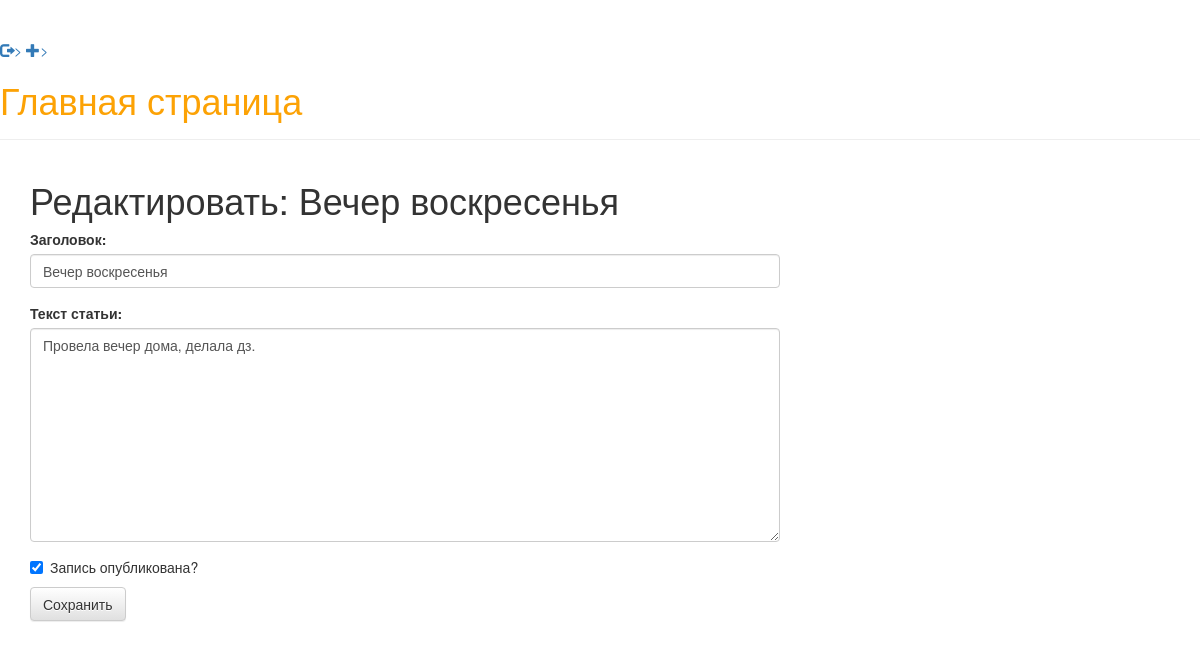
/posts/2/edit/ (signed in), run on an earlier commit of the app's database.
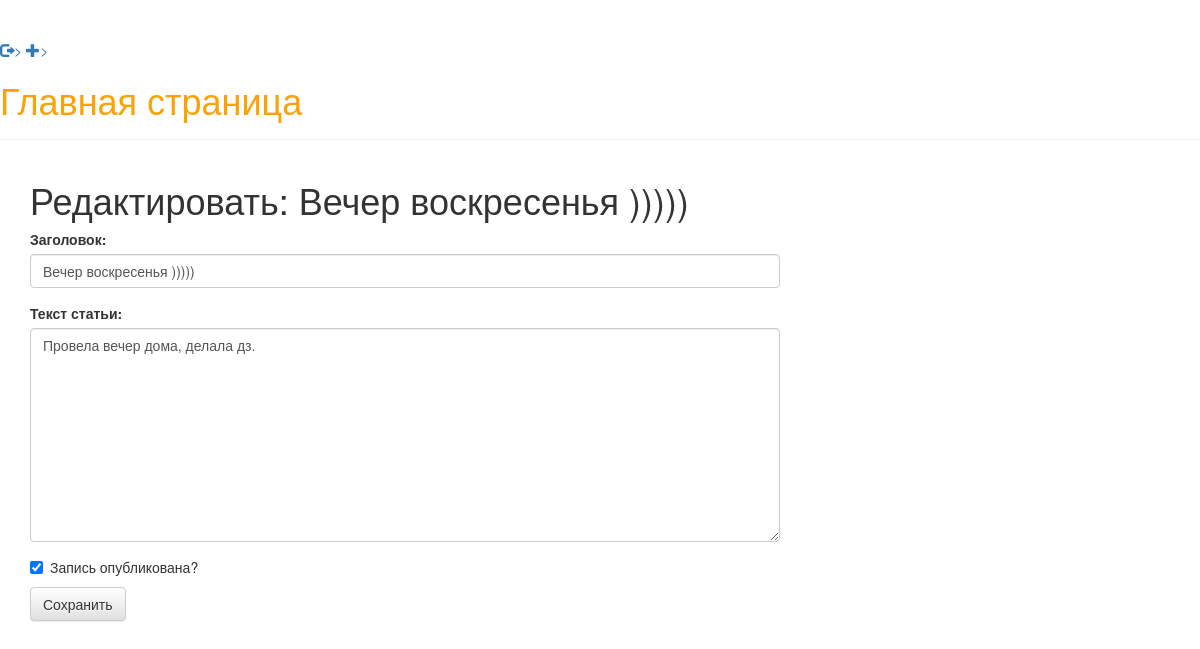
And on a later commit of the database.
### blog/models.py (models this page shows, shortened)
class Post(models.Model):
    author = models.ForeignKey(settings.AUTH_USER_MODEL, on_delete=models.CASCADE)
    title = models.CharField(max_length=200, verbose_name="Заголовок")
    text = models.TextField(verbose_name="Текст статьи")
    created_date = models.DateTimeField(default=timezone.now, verbose_name="Дата создания")
    published_date = models.DateTimeField(blank=True, null=True, verbose_name="Дата публикации")
    is_published = models.BooleanField(default=False, verbose_name="Запись опубликована?")
    objects = PostManager()
    published = PostPublishedManager()
    class Meta:
        verbose_name = 'Запись в блоге'
        verbose_name_plural = 'Запись в блоге'

### blog/views.py (the view)
# urls.py: path('posts/<int:id>/edit/', views.post_edit, name='post_edit'),
@login_required
def post_edit(request, id):
    post = get_object_or_404(Post, id=id) if id else None
    if post and post.author != request.user:
        return redirect('post_list')
    if request.method == "POST":
        form = PostForm(request.POST, instance=post)
        if form.is_valid():
            post = form.save(commit=False)
            post.author = request.user
            if post.is_published:
                post.published_date = timezone.now()
            else:
                post.published_date = None
            post.save()
            return redirect('blog:post_detail', id=post.id)
    else:
        form = PostForm(instance=post)
    return render(request, 'blog/post_edit.html', {'form': form})\

### blog/forms.py
class PostForm(forms.ModelForm):
    class Meta:
        model = Post
        fields = ('title', 'text', 'is_published')

### blog/managers.py (called while the page is built)
    def get_queryset(self):
        return PostQuerySet(self.model, using=self._db)

### blog/templates/blog/post_edit.html (shortened to what this page needs)
{% extends 'blog/base.html' %}
{% load widget_tweaks %}
{% block content %}
<h1>
    {% if form.instance.id %}
    Редактировать: {{ form.instance.title }}
    {% else %}
    Новая запись
    {% endif %}
</h1>
<form method="POST" class="post-form">
    <div class="form-group">
        {{ form.title.label_tag }}
        {{ form.title|add_class:"form-control" }}
    </div>
    <div class="form-group">
        {{ form.text.label_tag }}
        {{ form.text|add_class:"form-control" }}
    </div>
    <div class="checkbox">
        <label>{{ form.is_published }}Запись опубликована?</label>
    </div>
    <button type="submit" class="save btn btn-default">Сохранить</button>
</form>
{% endblock %}

What changed in the data, as far as the page shows it:
changed Post "Провела вечер дома, делала дз.": instance "Вечер воскресенья" → "Вечер воскресенья )))))"; title "Вечер воскресенья" → "Вечер воскресенья )))))"
